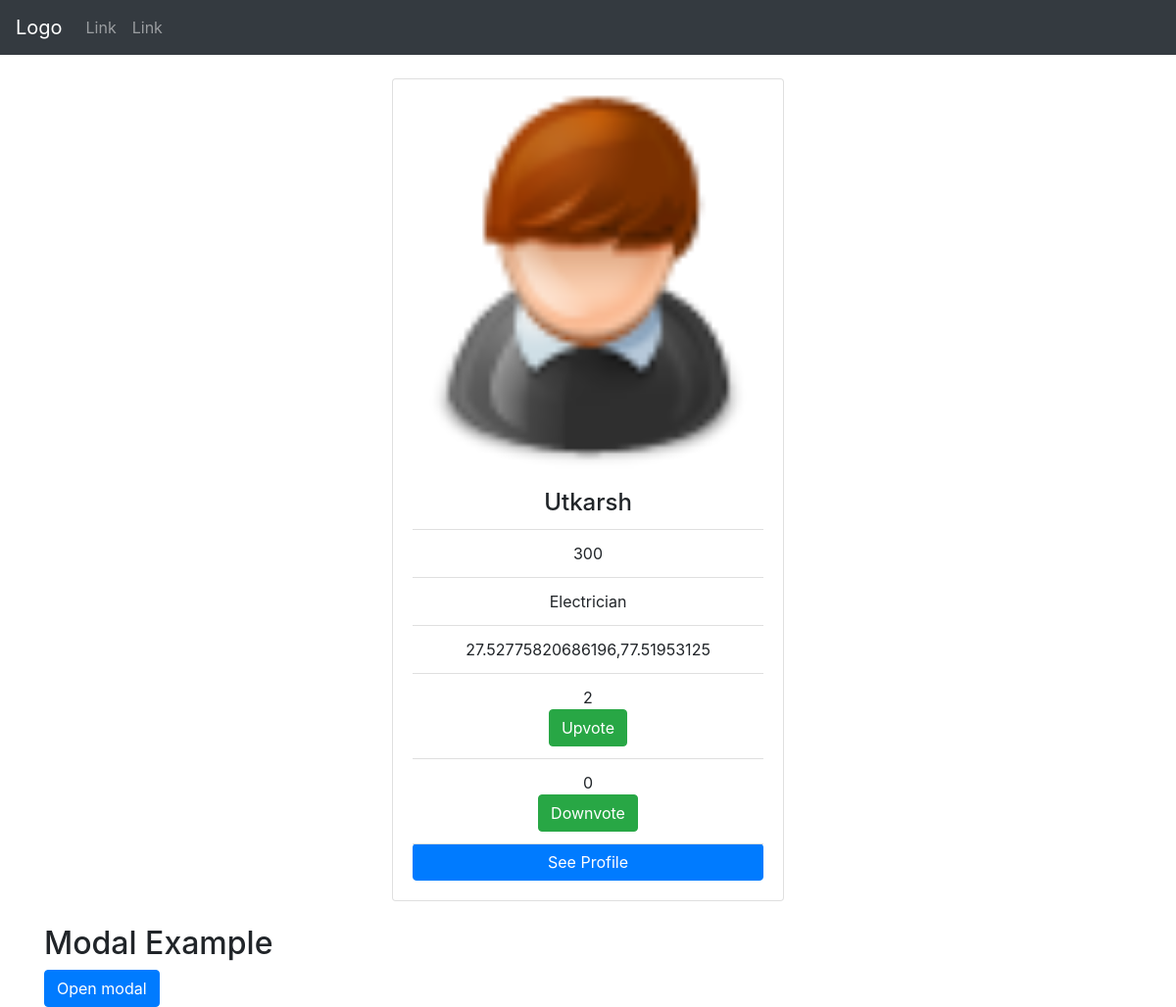
The app's page /worker_page/2/ with its own data.
### hire/models.py (models this page shows, shortened)
class Service_category(models.Model):
	namee = models.CharField(max_length = 100,unique=True)
	desc = models.CharField(max_length = 150)
	price = models.CharField(max_length = 10)
	Address = models.CharField(max_length = 200)
	location = models.CharField(max_length = 50)
	service = models.ForeignKey(Services,related_name = 'serces')
	last_updated = models.DateTimeField(auto_now_add=True)
	position = GeopositionField(null=True)
	upvotes = models.IntegerField(default = 0)
	downvotes = models.IntegerField(default =0)
	distance = models.DecimalField(default=0.0,max_digits=25, decimal_places=3)
	pref_time =  models.CharField(max_length = 50,null=True)
	handle = models.CharField(max_length = 50,default='',null=True,unique=True)

class Services(models.Model):
	name = models.CharField(max_length = 40, unique =True)
	category = models.CharField(max_length = 40)
	last_updated = models.DateTimeField(auto_now_add=True)
	def __str__(self):
		return self.name

### hire/views.py (the view)
# urls.py: url(r'^worker_page/(?P<pk>\d+)/$', hire_views.worker_page, name='worker_page'),
def worker_page(request,pk):
	ser = get_object_or_404(Service_category,pk=pk)
	return render(request,'worker_page.html',{'service':ser})

### templates/worker_page.html (shortened to what this page needs)
<!DOCTYPE html>
<html lang="en">
<head>
    <link rel="stylesheet" href="https://cdnjs.cloudflare.com/ajax/libs/font-awesome/4.7.0/css/font-awesome.min.css">
  <link rel="stylesheet" href="https://maxcdn.bootstrapcdn.com/bootstrap/4.1.0/css/bootstrap.min.css">
  <link rel="stylesheet" href="https://maxcdn.bootstrapcdn.com/bootstrap/4.1.0/css/bootstrap.min.css">
<center><div class="container" style="margin-top:80px">
  <div class="card" style="width:400px">
    <img class="card-img-top" src="/static/img/2.png" alt="Card image" style="width:100%">
    <div class="card-body">
      <h4 class="card-title">{{service.namee}}</h4>
      <ul class="list-group list-group-flush">
    <li class="list-group-item">{{service.price}}</li>
    <li class="list-group-item">{{service.service}}</li>
     <li class="list-group-item">{{service.position}}</li>
      <li class="list-group-item">{{service.upvotes}}
      <center><button id="clap" class="btn btn-success" onclick="myFunction()">Upvote</button></center></li>
       <li class="list-group-item">{{service.downvotes}}
       <center> <button id="clap" class="btn btn-success" onclick="myFunction2()">Downvote</button></center></li>
      <a href="#" class="btn btn-primary">See Profile</a>
    </div>
  </div></center>
  <br>
   </head>
<body>
<nav class="navbar navbar-expand-sm bg-dark navbar-dark fixed-top">
  <a class="navbar-brand" href="#">Logo</a>
  <ul class="navbar-nav">
    <li class="nav-item">
      <a class="nav-link" href="#">Link</a>
    </li>
    <li class="nav-item">
      <a class="nav-link" href="#">Link</a>
    </li>
  </ul>
</nav>
<div class="container">
  <h2>Modal Example</h2>
  <button type="button" class="btn btn-primary" data-toggle="modal" data-target="#myModal">
    Open modal
  </button>
</div>
</body>
</html>

### records on screen
Service_category: namee "Utkarsh", price "300", service "Electrician", position "27.52775820686196,77.51953125", upvotes "2", downvotes "0"
